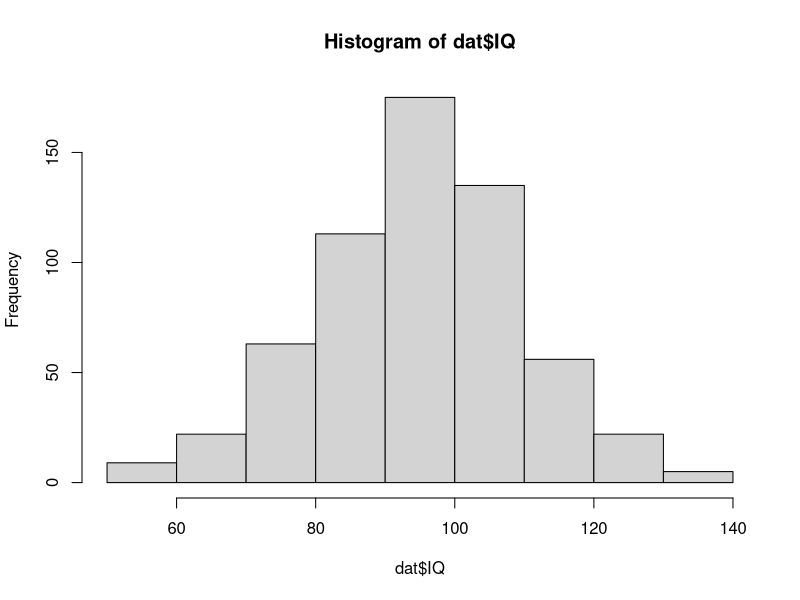
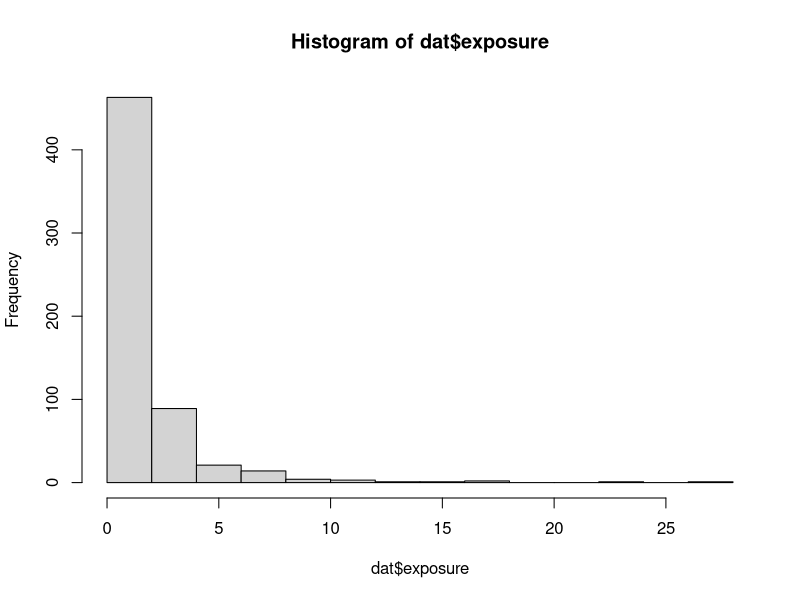
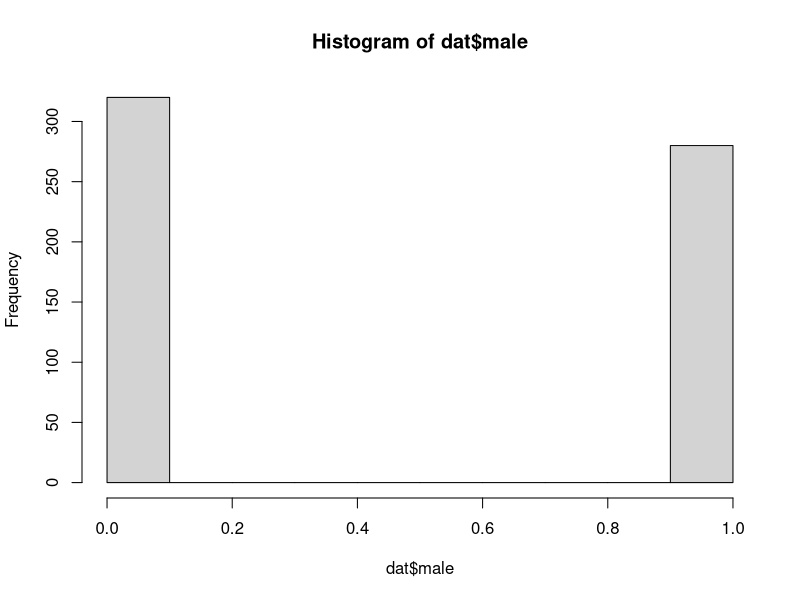
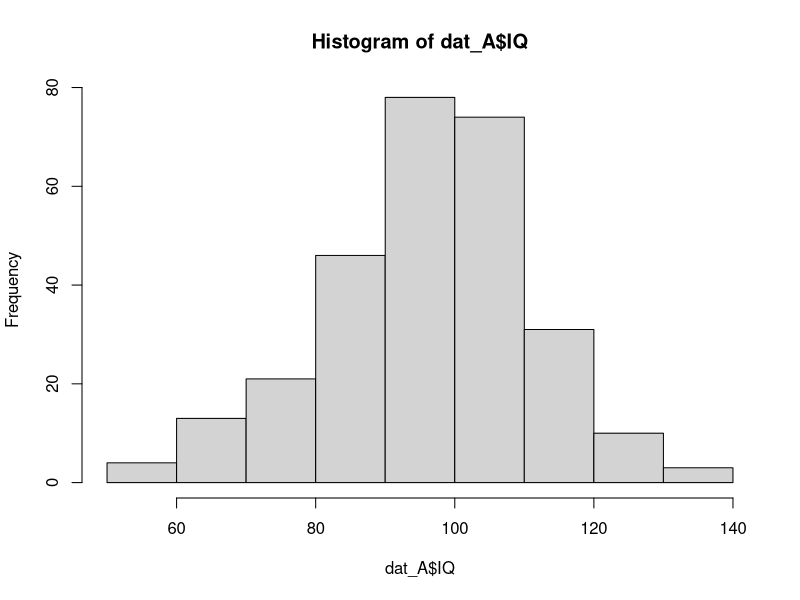
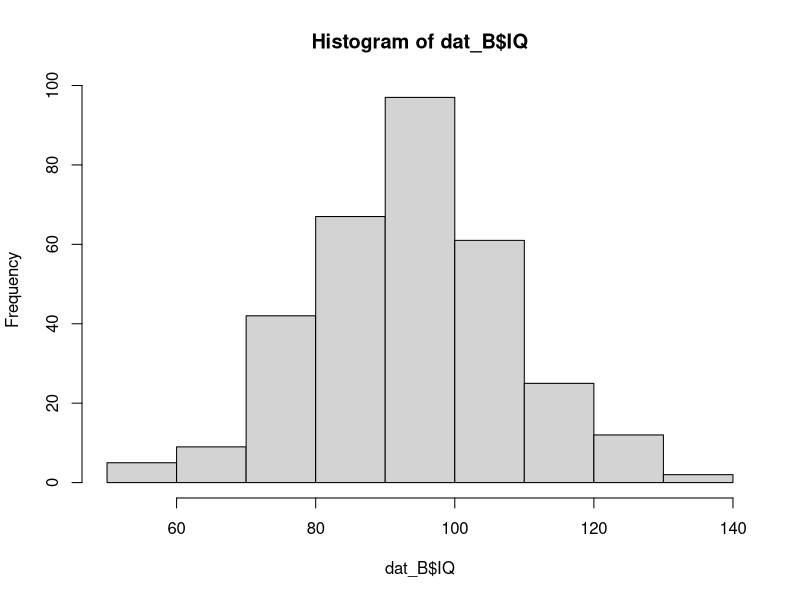

Source code (R) for these figures, in order:
## ---- chunk 1
knitr::opts_chunk$set(echo = TRUE, cache = FALSE)

rm(list = ls())
## ---- chunk 2
set.seed(2025)   # for reproducibility
N <- 600         # number of observations

# (log-normal)
exposure <- rlnorm(N, meanlog = 0, sdlog = 1.0)

# (Normal)
IQ <- rnorm(N, mean = 95, sd = 15)

# (Bernoulli with p=0.49)
male <- rbinom(N, 1, 0.49)

# Put into a data.frame
dat <- data.frame(id = 1:N, exposure, IQ, male)
head(dat)
## ---- chunk 3
# [Your code here]
hist(dat$IQ)
hist(dat$exposure)
hist(dat$male)

## ---- chunk 4
# 50/50 assignment
group <- sample(c("A","B"), size = N, replace = TRUE)
dat$group <- group

# Quick counts
table(dat$group)
prop.table(table(dat$group))
## ---- chunk 5
# [Your code here]
dat_A <- dat[dat$group=="A", ]
dat_B <- dat[dat$group=="B", ]

## ---- chunk 6
# [Your code here]
hist(dat_A$IQ)
hist(dat_B$IQ)

## ---- chunk 7
# [Your code here]
mean_A_exposure <- tapply(dat$exposure,dat$group,mean)[["A"]]
mean_B_exposure <- tapply(dat$exposure,dat$group,mean)[["B"]]

mean_A_IQ <- tapply(dat$IQ,dat$group,mean)[["A"]]
mean_B_IQ <- tapply(dat$IQ,dat$group,mean)[["B"]]

mean_A_male <- tapply(dat$male,dat$group,mean)[["A"]]
mean_B_male <- tapply(dat$male,dat$group,mean)[["B"]]

## ---- chunk 8
balance_table <- data.frame(
  covariate = c("Exposure", "IQ", "Gender"),
  mean_A = c(mean_A_exposure, mean_A_IQ, mean_A_male),
  mean_B = c(mean_B_exposure, mean_B_IQ, mean_B_male)
)
balance_table$diff_in_means <- with(balance_table, mean_A - mean_B)
balance_table
## ---- chunk 9
# outcome depends on covariates (nonlinear), but not on group
Y <- 1.5 + 0.4*log(1+exposure) + 0.6*(IQ > 1.5) - 0.8*IQ + rnorm(N, 0, 0.7)
dat$Y <- Y
## ---- chunk 10
# [Your code here]
